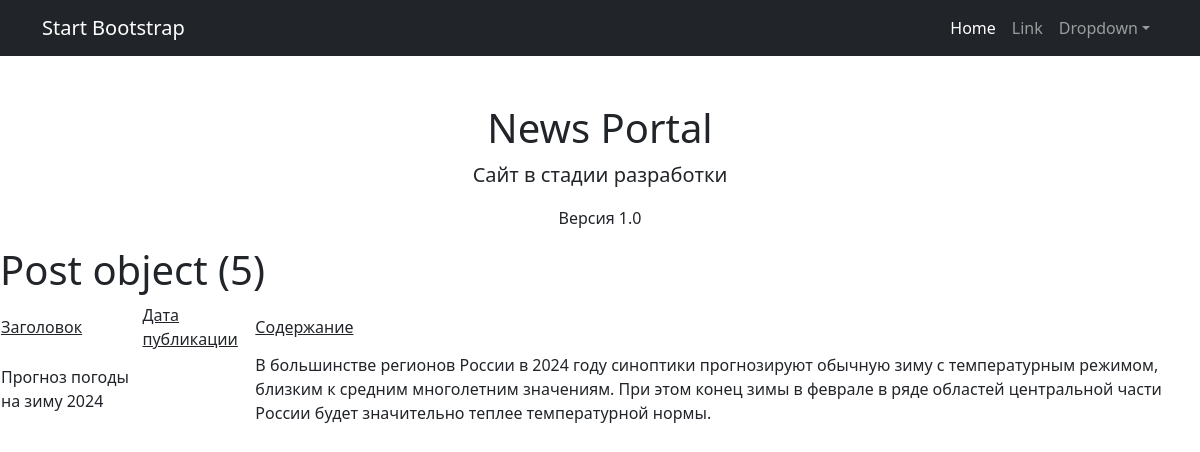
/news/5, run on the app's committed database.
### news/models.py (models this page shows, shortened)
class Post(models.Model):
    user = models.ForeignKey(Author, on_delete=models.CASCADE, related_name="post")
    A = "article"
    N = "news"
    choices = ((A, "Статья")), (N, "Новость")
    choice_field = models.CharField(max_length=7, choices=choices, default="news")
    creation_date = models.DateTimeField(auto_now_add=True)
    categories = models.ManyToManyField(Category, through="PostCategory")
    header = models.CharField(max_length=255, default="Default value")
    text = models.TextField()
    rating = models.IntegerField(default=0)

### news/views.py (the view)
# urls.py: path('<int:pk>', PostDetail.as_view()),
class PostDetail(DetailView):
    model = Post
    template_name = 'specific_post.html'
    context_object_name = 'post'

### news/templatetags/custom_filters.py (called while the page is built)
@register.filter()
def censor(value):
    if type(value) != str:
        raise ValueError("Фильтр цензурирования применяется только к переменным строкового типа")
    for word in censor_list:
        value = value.replace(word[1:], '*' * len(word[1:]))
    return value

### templates/specific_post.html (shortened to what this page needs)
{%extends 'default.html'%}
{% load custom_filters %}
{% block content %}
    <h1>{{ post }}</h1>
    <table>
        <tr>
            <td><u>Заголовок</u></td>
            <td><u>Дата публикации</u></td>
            <td><u>Содержание</u></td>
        </tr>
        <tr>
            <td>{{ post.header|censor }}</td>
            <td>{{ post.creation_date|date:'d M Y' }}</td>
            <td>{{ post.text|censor}}</td>
        </tr>
    </table>
    {% endblock content %}

### data on the page
Post: id "Post object (5)", header|censor "Прогноз погоды на зиму 2024", text|censor "В большинстве регионов России в 2024 году синоптики прогнозируют обычную зиму с температурным режимом, близким к средним многолетним значениям. При этом конец зимы в феврале в ряде областей центральной части России будет значительно теплее температурной нормы."
